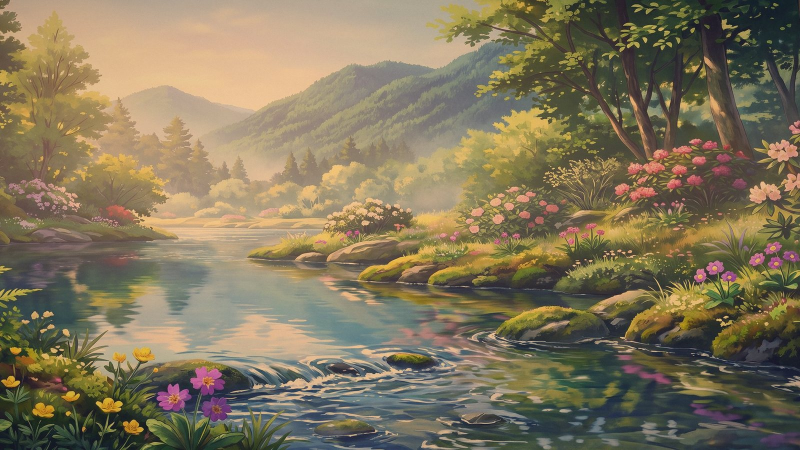
#> input picture assets/img/times/flower-dusk-1600.jpg, 1600 x 900 px, given in place of flower.jpg, which was not available (shown at 1/2 size)
$ python build-art.py
#> lines starting #> are read from the running program, lines starting #| are printed output that depends on the picture; pictures that were not available may be replaced by others from this repository, and a replacement may not be noted
#> in main, flower is the input picture: PIL image 1600x900 RGB; mean R, G, B 129.7, 117.9, 91.6
#!/usr/bin/env python3
"""Build the four-time artwork used by the Hill Light landing page.

One wide master (flower.jpg) is graded four times and cropped into the two
wallpaper ratios used across the site: 16:9 for the page and 21:9 for wide
screens. Each page image is written at a full and a phone-sized width in
AVIF + WebP + JPEG; the downloadable wallpapers are full-size JPEGs. The
organization avatar and social cards come from the same master, so the site
and the GitHub organization share one image.

Requirements: Python 3.10+, Pillow with AVIF support, numpy.

    python scripts/build-art.py --flower flower.jpg

The output is written to assets/img/times, assets/img/wallpapers and
assets/img/brand. Every value in the GRADES table is also shown in the
"显影配方" table on the landing page, so change them together.
"""

from __future__ import annotations

import argparse
import math
from pathlib import Path

import numpy as np
from PIL import Image, ImageDraw, ImageFilter

ROOT = Path(__file__).resolve().parent.parent
THEMES = ("dawn", "noon", "dusk", "night")
MASTER_SIZE = (2520, 1080)       # 21:9, close to the 2416x1024 source
WALL_16_SIZE = (1920, 1080)
PAGE_SIZE = (1600, 900)
PAGE_SMALL_SIZE = (800, 450)     # srcset candidate for phones and tablets
WIDE_PREVIEW_SIZE = (1680, 720)
WIDE_SMALL_SIZE = (840, 360)

# --------------------------------------------------------------------------
# Grade parameters. Exposure and white balance are applied in linear light;
# the rest works on display-referred values. Keep the numbers in sync with
# index.html (the recipe table) when you edit them.
# --------------------------------------------------------------------------

GRADES = {
    "dawn": {
        "exposure": 0.90,
        "gain": (0.92, 0.99, 1.10),
        "lift": 0.060,
        "gamma": 1.10,
        "contrast": 0.86,
        "saturation": 0.62,
        "shadow_tint": (0.55, 0.64, 0.82),
        "shadow_strength": 0.16,
        "highlight_tint": (1.00, 0.91, 0.94),
        "highlight_strength": 0.10,
        "glow": {"x": 0.30, "y": 0.15, "radius": 0.58, "color": (1.00, 0.86, 0.92), "strength": 0.18},
        "mist": {"y": 0.55, "sigma": 0.20, "color": (0.88, 0.92, 0.99), "strength": 0.25},
        "duotone": {"shadow": (0.22, 0.27, 0.38), "highlight": (0.98, 0.90, 0.90), "strength": 0.10},
        "sky_dim": 0.0,
        "moon": None,
        "vignette": 0.08,
        "bloom": 0.14,
        "clarity": 0.03,
        "grain": 0.012,
    },
    "noon": {
        "exposure": 1.06,
        "gain": (1.02, 1.01, 0.99),
        "lift": 0.005,
        "gamma": 0.98,
        "contrast": 1.08,
        "saturation": 1.10,
        "shadow_tint": (0.38, 0.52, 0.44),
        "shadow_strength": 0.05,
        "highlight_tint": (1.00, 0.98, 0.90),
        "highlight_strength": 0.05,
        "glow": {"x": 0.30, "y": 0.15, "radius": 0.50, "color": (1.00, 0.96, 0.84), "strength": 0.10},
        "mist": None,
        "duotone": None,
        "sky_dim": 0.0,
        "moon": None,
        "vignette": 0.06,
        "bloom": 0.08,
        "clarity": 0.16,
        "grain": 0.005,
    },
    "dusk": {
        "exposure": 0.66,
        "gain": (1.20, 0.97, 0.70),
        "lift": 0.015,
        "gamma": 0.98,
        "contrast": 1.08,
        "saturation": 1.00,
        "shadow_tint": (0.25, 0.33, 0.52),
        "shadow_strength": 0.26,
        "highlight_tint": (1.00, 0.66, 0.36),
        "highlight_strength": 0.42,
        "glow": {"x": 0.30, "y": 0.15, "radius": 0.55, "color": (1.00, 0.52, 0.22), "strength": 0.50},
        "mist": {"y": 0.42, "sigma": 0.16, "color": (1.00, 0.72, 0.45), "strength": 0.22},
        "duotone": {"shadow": (0.12, 0.10, 0.18), "highlight": (1.00, 0.72, 0.44), "strength": 0.18},
        "sky_dim": 0.0,
        "moon": None,
        "vignette": 0.26,
        "bloom": 0.22,
        "clarity": 0.05,
        "grain": 0.008,
    },
    "night": {
        "exposure": 0.30,
        "gain": (0.78, 0.94, 1.22),
        "lift": 0.000,
        "gamma": 1.00,
        "contrast": 1.10,
        "saturation": 0.50,
        "shadow_tint": (0.10, 0.18, 0.38),
        "shadow_strength": 0.30,
        "highlight_tint": (0.60, 0.74, 1.00),
        "highlight_strength": 0.35,
        "glow": {"x": 0.30, "y": 0.15, "radius": 0.38, "color": (0.72, 0.86, 1.00), "strength": 0.18},
        "mist": {"y": 0.55, "sigma": 0.18, "color": (0.35, 0.48, 0.68), "strength": 0.10},
        "duotone": {"shadow": (0.03, 0.06, 0.13), "highlight": (0.55, 0.68, 0.88), "strength": 0.60},
        "sky_dim": 0.22,
        "moon": {"x": 0.30, "y": 0.15, "radius": 0.030, "halo": 0.14, "strength": 1.0},
        "vignette": 0.40,
        "bloom": 0.30,
        "clarity": 0.02,
        "grain": 0.016,
    },
}


def srgb_to_linear(value: np.ndarray) -> np.ndarray:
    return np.where(value <= 0.04045, value / 12.92, ((value + 0.055) / 1.055) ** 2.4)


def linear_to_srgb(value: np.ndarray) -> np.ndarray:
    value = np.clip(value, 0.0, 1.0)
    return np.where(value <= 0.0031308, value * 12.92, 1.055 * value ** (1 / 2.4) - 0.055)


def luma(value: np.ndarray) -> np.ndarray:
    return value[..., 0] * 0.2126 + value[..., 1] * 0.7152 + value[..., 2] * 0.0722


def blur(value: np.ndarray, radius: float) -> np.ndarray:
    radius = max(0.1, radius)
    image = Image.fromarray((np.clip(value, 0, 1) * 255).astype(np.uint8))
    image = image.filter(ImageFilter.GaussianBlur(radius))
    return np.asarray(image, dtype=np.float32) / 255.0


def cover(image: Image.Image, width: int, height: int, focus_x: float = 0.5, focus_y: float = 0.5) -> Image.Image:
    """Resize to cover and crop around a normalized focus point."""
#> called with width = 2520, height = 1080, focus_x = 0.5, focus_y = 0.5
    source_w, source_h = image.size
#> source_w = 1600; source_h = 900
    scale = max(width / source_w, height / source_h)
#> scale = 1.57
    new_size = (math.ceil(source_w * scale), math.ceil(source_h * scale))
#> new_size = (2520, 1418)
    resized = image.resize(new_size, Image.LANCZOS)
    left = int(round((new_size[0] - width) * focus_x))
#> left = 0
    top = int(round((new_size[1] - height) * focus_y))
#> top = 169
    return resized.crop((left, top, left + width, top + height))
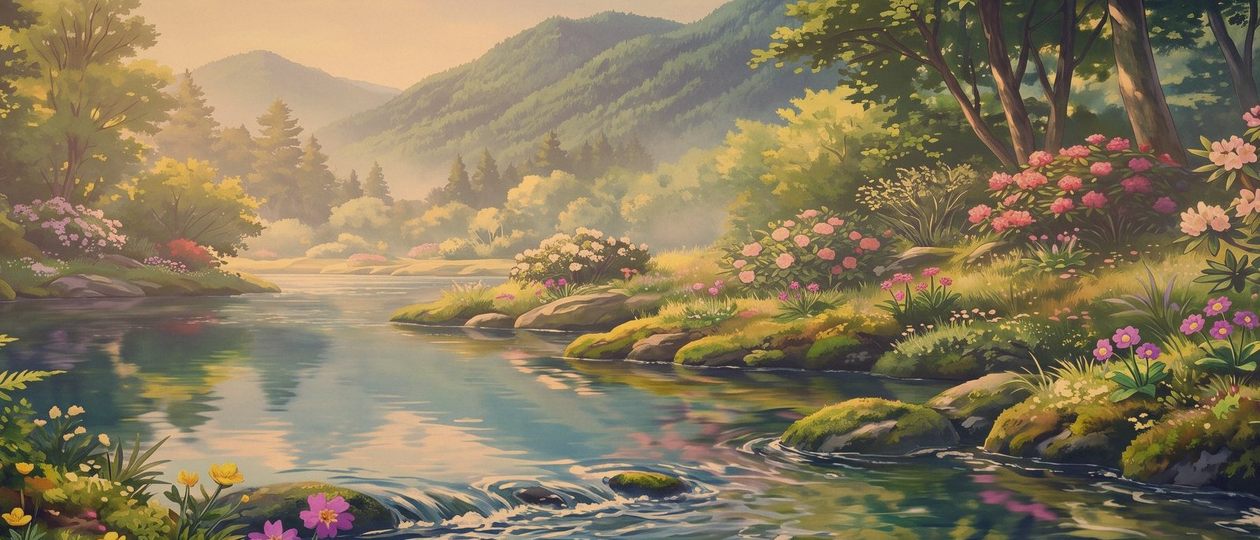
#> returned value: PIL image 2520x1080 RGB (shown at 1/2 size); mean R, G, B 135.5, 121.5, 92.5


def radial_field(width: int, height: int, spec: dict) -> np.ndarray:
    ys, xs = np.mgrid[0:height, 0:width].astype(np.float32)
    xs = xs / max(width - 1, 1)
    ys = ys / max(height - 1, 1)
    aspect = width / height
    dx = (xs - spec["x"]) * (aspect / 1.7778)
    dy = ys - spec["y"]
    distance = np.sqrt(dx * dx + dy * dy) / max(spec["radius"], 0.001)
    return np.clip(np.exp(-distance * distance * 2.4) * spec["strength"], 0.0, 1.0)


def duotone(value: np.ndarray, spec: dict) -> np.ndarray:
    light = luma(value)[..., None]
    shadow = np.array(spec["shadow"], dtype=np.float32)
    highlight = np.array(spec["highlight"], dtype=np.float32)
    tone = shadow * (1.0 - light) + highlight * light
    return value * (1.0 - spec["strength"]) + tone * spec["strength"]


# [18 lines left out: functions dim_sky, add_moon, not called in this run]


def grade(image: Image.Image, theme: str) -> Image.Image:
    params = GRADES[theme]
    array = np.asarray(image, dtype=np.float32) / 255.0
    height, width = array.shape[:2]

    # Exposure and white balance in linear light.
    linear = srgb_to_linear(array) * params["exposure"]
    linear *= np.array(params["gain"], dtype=np.float32)
    array = linear_to_srgb(linear)

    # Lift, gamma, contrast: a calm film-like curve.
    array = array * (1.0 - params["lift"]) + params["lift"]
    array = np.clip(array, 0.0, 1.0) ** (1.0 / params["gamma"])
    array = (array - 0.5) * params["contrast"] + 0.5
    array = np.clip(array, 0.0, 1.0)

    # Saturation around luminance.
    grey = luma(array)[..., None]
    array = grey + (array - grey) * params["saturation"]
    array = np.clip(array, 0.0, 1.0)

    # Tint shadows and highlights separately, the way a split-tone would.
    light = luma(array)
    shadow_weight = np.clip(1.0 - light * 2.2, 0.0, 1.0) ** 1.5
    highlight_weight = np.clip((light - 0.42) / 0.58, 0.0, 1.0) ** 1.4
    shadow_tint = np.array(params["shadow_tint"], dtype=np.float32)
    highlight_tint = np.array(params["highlight_tint"], dtype=np.float32)
    shadow_alpha = (shadow_weight * params["shadow_strength"])[..., None]
    highlight_alpha = (highlight_weight * params["highlight_strength"])[..., None]
    array = array * (1.0 - shadow_alpha) + shadow_tint * shadow_alpha
    array = array * (1.0 - highlight_alpha) + highlight_tint * highlight_alpha

    # Mist band.
    if params["mist"]:
        mist = params["mist"]
        ys = np.linspace(0.0, 1.0, height, dtype=np.float32)[:, None]
        mask = np.exp(-0.5 * ((ys - mist["y"]) / mist["sigma"]) ** 2) * mist["strength"]
        colour = np.array(mist["color"], dtype=np.float32)
        array = array * (1.0 - mask[..., None]) + colour * mask[..., None]

    # Sun / moon glow, added with a screen blend.
    glow = radial_field(width, height, params["glow"])[..., None]
    glow_colour = np.array(params["glow"]["color"], dtype=np.float32)
    array = 1.0 - (1.0 - array) * (1.0 - glow * glow_colour)

    # Bloom around the brightest areas.
    if params["bloom"] > 0:
        light = luma(array)
        highlights = np.clip((light - 0.62) / 0.38, 0.0, 1.0)[..., None]
        bloom = blur(array * highlights, max(width, height) * 0.012) * params["bloom"]
        array = 1.0 - (1.0 - array) * (1.0 - bloom)

    # Night keeps a duotone base, a darker sky and one moon; dusk gets a
    # gentler warm duotone. Keep these after the bloom so the light does not
    # wash the colour back out.
    if params.get("duotone"):
        array = duotone(array, params["duotone"])
    if params.get("sky_dim"):
        array = dim_sky(array, params["sky_dim"])
    if params.get("moon"):
        array = add_moon(array, params["moon"])

    # Local clarity: a little more definition in the leaves and water.
    if params["clarity"] > 0:
        detail = array - blur(array, max(width, height) * 0.004)
        array = array + detail * params["clarity"]

    # Vignette.
    ys, xs = np.mgrid[0:height, 0:width].astype(np.float32)
    nx = (xs / max(width - 1, 1) - 0.5) * 2.0
    ny = (ys / max(height - 1, 1) - 0.5) * 2.0
    radius = np.sqrt(nx * nx + ny * ny) / math.sqrt(2.0)
    vignette = np.clip((radius - 0.28) / 0.72, 0.0, 1.0) ** 1.8 * params["vignette"]
    array *= (1.0 - vignette)[..., None]

    # A little grain, deterministic per theme.
    if params["grain"] > 0:
        rng = np.random.default_rng(20261022 + THEMES.index(theme))
        grain = rng.normal(0.0, params["grain"], size=(height, width, 1)).astype(np.float32)
        array = array + grain

    array = np.clip(array, 0.0, 1.0)
    return Image.fromarray((array * 255.0 + 0.5).astype(np.uint8))


def save_picture(image: Image.Image, base: Path, *, avif_quality: int = 58, webp_quality: int = 82, jpg_quality: int = 84) -> None:
    """Write the three formats used by the <picture> elements."""
    base.parent.mkdir(parents=True, exist_ok=True)
    image.save(base.with_suffix(".avif"), "AVIF", quality=avif_quality)
    image.save(base.with_suffix(".webp"), "WEBP", quality=webp_quality, method=6)
    image.save(base.with_suffix(".jpg"), "JPEG", quality=jpg_quality, optimize=True, progressive=True)


def save_wallpaper(image: Image.Image, path: Path) -> None:
    path.parent.mkdir(parents=True, exist_ok=True)
    image.save(path, "JPEG", quality=90, optimize=True, progressive=True)


# [23 lines left out: functions contact_sheet, build_avatar, not called in this run]


def build_social(dusk: Image.Image, brand: Path) -> None:
    cover(dusk, 1200, 630).save(brand / "og-cover.jpg", "JPEG", quality=86, optimize=True, progressive=True)
    cover(dusk, 1280, 640).save(brand / "repo-social.jpg", "JPEG", quality=87, optimize=True, progressive=True)


def main() -> None:
    parser = argparse.ArgumentParser(description=__doc__)
    parser.add_argument("--flower", type=Path, default=Path("flower.jpg"), help="painterly source image")
    parser.add_argument("--out", type=Path, default=ROOT / "assets/img/times", help="theme image output directory")
    parser.add_argument("--wallpapers", type=Path, default=ROOT / "assets/img/wallpapers", help="wallpaper output directory")
    parser.add_argument("--brand", type=Path, default=ROOT / "assets/img/brand", help="brand asset output directory")
    parser.add_argument("--preview", type=Path, default=None, help="write a contact sheet to this path")
    args = parser.parse_args()

    flower = Image.open(args.flower).convert("RGB")
    master = cover(flower, *MASTER_SIZE, 0.50, 0.50)

    page_images = []
    wide_images = []
    graded = {}
    args.out.mkdir(parents=True, exist_ok=True)
    args.wallpapers.mkdir(parents=True, exist_ok=True)
    args.brand.mkdir(parents=True, exist_ok=True)

    for theme in THEMES:
        art = grade(master, theme)
        graded[theme] = art

        # 16:9 is a centre crop of the 21:9 master, so both ratios share one
        # grade and one set of highlights.
        art_16 = art.crop((
            (MASTER_SIZE[0] - WALL_16_SIZE[0]) // 2,
            0,
            (MASTER_SIZE[0] + WALL_16_SIZE[0]) // 2,
            WALL_16_SIZE[1],
        ))
        page = art_16.resize(PAGE_SIZE, Image.LANCZOS)
        page_small = page.resize(PAGE_SMALL_SIZE, Image.LANCZOS)
        wide = art.resize(WIDE_PREVIEW_SIZE, Image.LANCZOS)
        wide_small = wide.resize(WIDE_SMALL_SIZE, Image.LANCZOS)

        save_picture(page, args.out / f"flower-{theme}-1600")
        save_picture(page_small, args.out / f"flower-{theme}-800")
        save_picture(wide, args.out / f"wide-{theme}-1680")
        save_picture(wide_small, args.out / f"wide-{theme}-840")
        save_wallpaper(art_16, args.wallpapers / f"hill-light-{theme}-16x9.jpg")
        save_wallpaper(art, args.wallpapers / f"hill-light-{theme}-21x9.jpg")

        page_images.append(page)
        wide_images.append(wide)
        print(f"built {theme:5s}  page {PAGE_SIZE[0]}x{PAGE_SIZE[1]} + {PAGE_SMALL_SIZE[0]}x{PAGE_SMALL_SIZE[1]} · wide {WIDE_PREVIEW_SIZE[0]}x{WIDE_PREVIEW_SIZE[1]} + {WIDE_SMALL_SIZE[0]}x{WIDE_SMALL_SIZE[1]} · wallpapers {WALL_16_SIZE[0]}x{WALL_16_SIZE[1]} / {MASTER_SIZE[0]}x{MASTER_SIZE[1]}")
#> this loop made 1 pass
#> pass 1, in grade, `linear = srgb_to_linear(array) * params["exposure"]`:
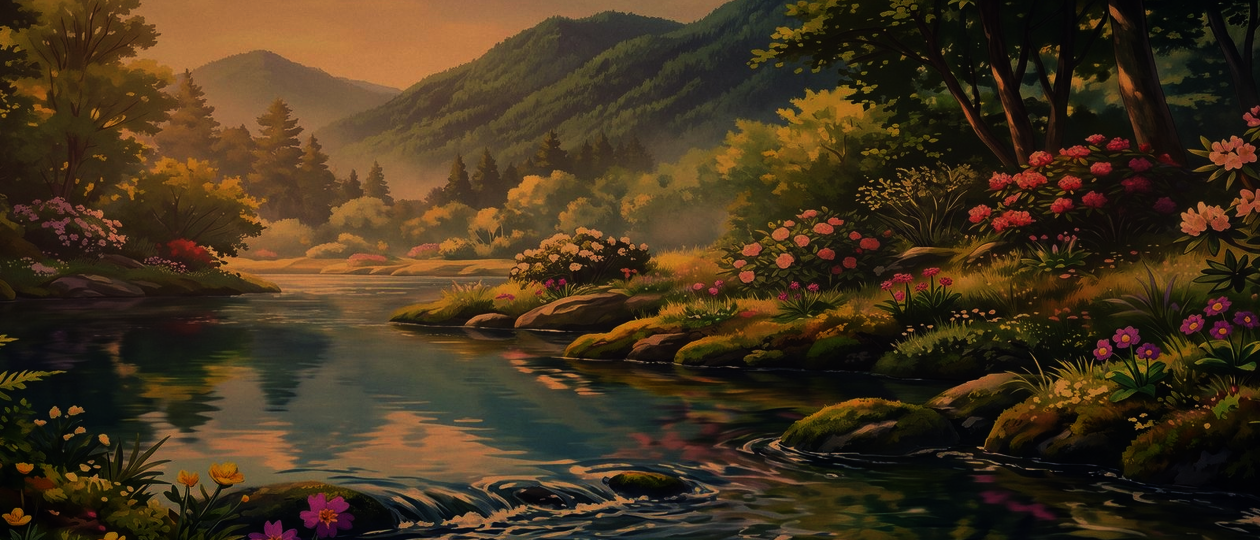
#> linear: shape (1080, 2520, 3) float32 (shown at 1/2 size); mean R, G, B 0.266, 0.201, 0.116
#> after the loop:
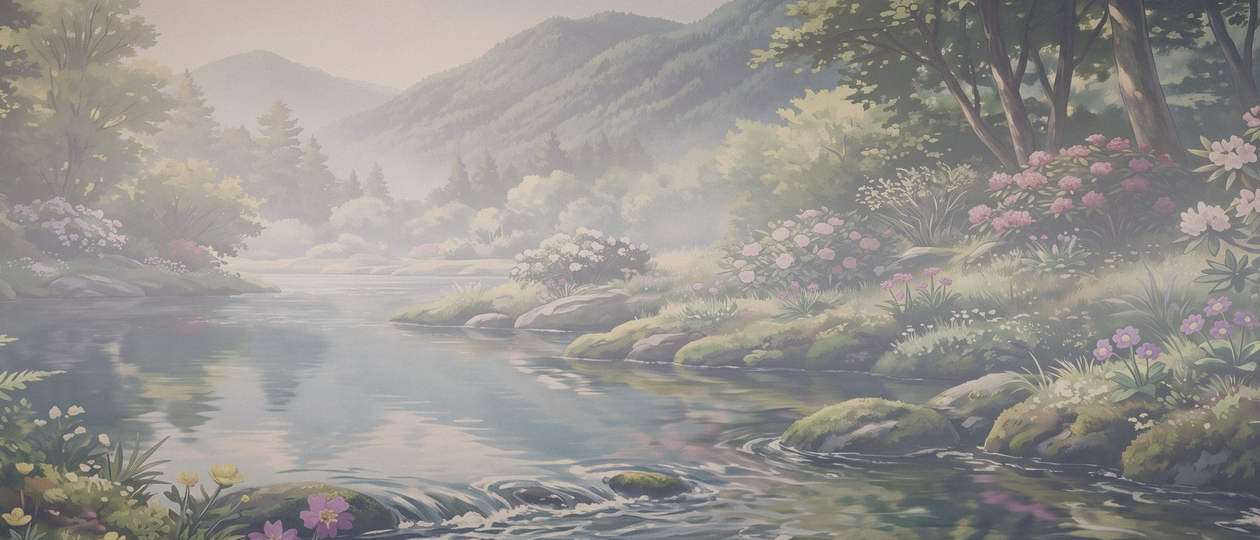
#> art: PIL image 2520x1080 RGB (shown at 1/2 size); mean R, G, B 150.6, 147.6, 143
#> after the loop:
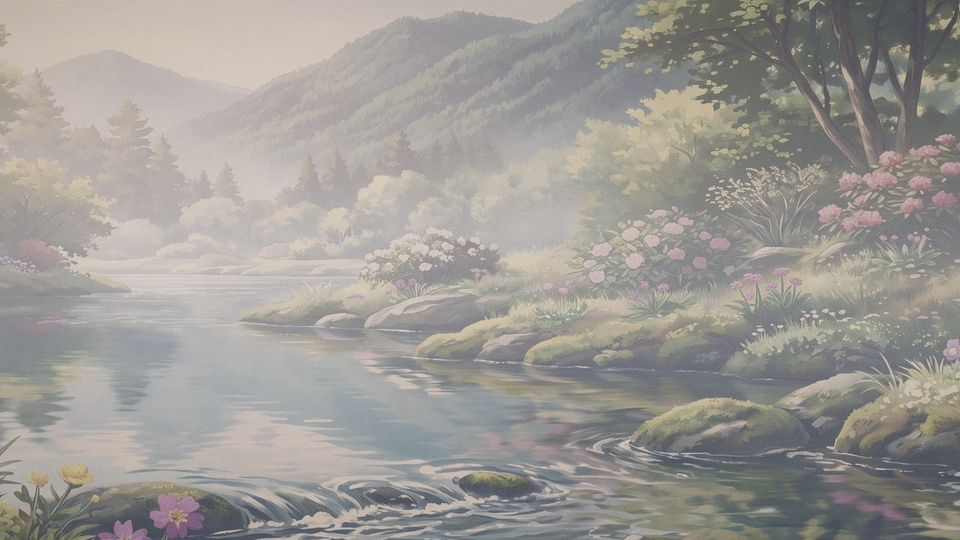
#> art_16: PIL image 1920x1080 RGB (shown at 1/2 size); mean R, G, B 156.9, 153.6, 148.9
#> after the loop:
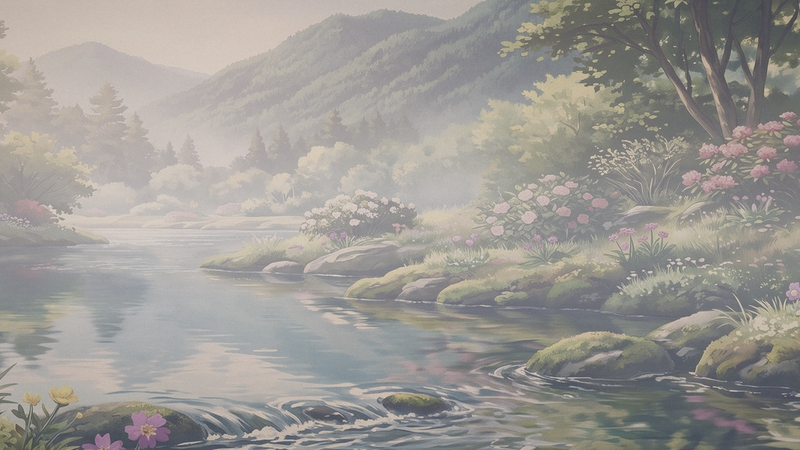
#> page_small: PIL image 800x450 RGB; mean R, G, B 156.9, 153.6, 148.9
#> after the loop:
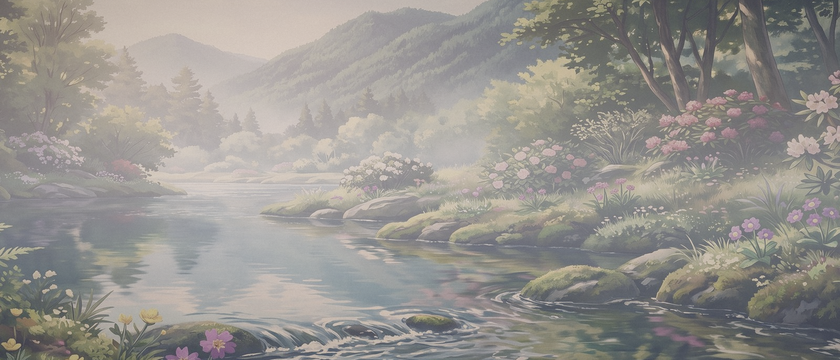
#> wide_small: PIL image 840x360 RGB; mean R, G, B 150.6, 147.6, 143
#> after the loop, graded = 1 item; page_images = []; wide_images = []

    build_avatar(flower, args.brand)
    build_social(graded["dusk"], args.brand)
    print(f"brand assets  {args.brand}")

    if args.preview:
        contact_sheet(
            [("16:9 / page", page_images), ("21:9 / wide", wide_images)],
            args.preview,
        )
        print(f"contact sheet {args.preview}")


if __name__ == "__main__":
#> (the run stopped early here; a loop or call above may not have finished)
